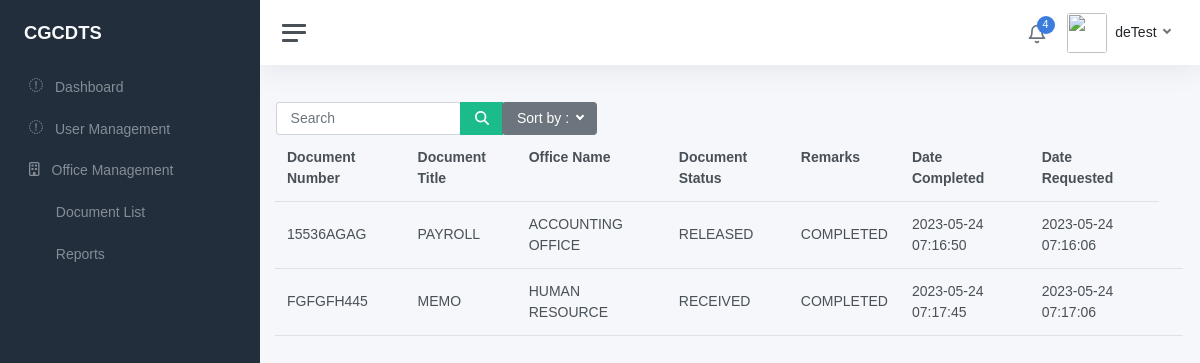
Screenshot of /superadmin/document_list.php (signed in) with the database file from the repository.
### tables this page shows
CREATE TABLE `document_list` (
  `id` int NOT NULL,
  `doc_num` varchar(15) NOT NULL,
  `doc_title` varchar(50) NOT NULL,
  `office_name` varchar(100) NOT NULL,
  `doc_status` varchar(15) NOT NULL,
  `remarks` varchar(150) NOT NULL,
  `date_completed` datetime NOT NULL,
  `date_requested` datetime NOT NULL
);

### includes/autoloader.inc.php (called while the page is built, shortened)
<?php
function autoLoader ($className){
    $path = "../classes/";
    $ext = ".php";
    $fullPath = $path . $className . $ext;
}
?>

### config/connection.php (called while the page is built, shortened)
<?php
include_once '../includes/autoloader.inc.php';
$db = new Connection();
$conn = $db->conn();
$documents = new Documents($conn);

### classes/Documents.php (called while the page is built, shortened)
<?php
class Documents
{
    private $conn;
    function __construct($conn)
    {
        $this->conn = $conn;
    }
    public function getDocuments()
    {
        try {
            $sql = "SELECT * FROM document_list";
            $result = $this->conn->query($sql);
            return $result->fetchAll(PDO::FETCH_ASSOC);
        } catch (PDOException $e) {
            echo $e->getMessage();
        }
    }
}

### superadmin/document_list.php (the view, shortened to what this page needs)
<?php
require_once '../includes/sidebar_header.php';
$allDocuments = $documents->getDocuments();
?>
<br>
<div class="ofc-card d-flex justify-content-start flex p-3 gap-3">
    <div class="input-group">
        <div class="form-outline">
            <input type="search" id="form1" class="form-control" placeholder="Search" />
        </div>
        <button type="button" class="btn btn-success">
            <i class="fas fa-search"></i>
        </button>
        <div class="d-flex justify-content-end flex gap-3">
            <button class="btn btn-secondary dropdown-toggle" type="button" id="dropdownMenuButton1"
                data-bs-toggle="dropdown" aria-expanded="false">
                Sort by :
            </button>
        </div>
        <br>
        <div class="ofc-item w-100">
            <table class="table table-hover">
                <th>Document Number</th>
                <th>Document Title</th>
                <th>Office Name</th>
                <th>Document Status</th>
                <th>Remarks</th>
                <th>Date Completed</th>
                <th>Date Requested</th>
                <tbody>
                    <?php foreach ($allDocuments as $docs): ?>
                        <tr>
                            <td>
                                <?php echo $docs['doc_num'] ?>
                            </td>
                            <td>
                                <?php echo $docs['doc_title'] ?>
                            </td>
                            <td>
                                <?php echo $docs['office_name'] ?>
                            </td>
                            <td>
                                <?php echo $docs['doc_status'] ?>
                            </td>
                            <td>
                                <?php echo $docs['remarks'] ?>
                            </td>
                            <td>
                                <?php echo $docs['date_completed'] ?>
                            </td>
                            <td>
                                <?php echo $docs['date_requested'] ?>
                            </td>
                            <td>
                            <?php endforeach; ?>
        </div>
    </div>
</div>
<?php require_once '../includes/sidebar_footer.php' ?>

### includes/sidebar_header.php (shortened to what this page needs)
<!DOCTYPE html>
<html lang="en">
<?php require_once '../config/connection.php';
?>
<head>
	<link rel="stylesheet" href="../css/all.min.css">
	<link rel="stylesheet" href="../css/cgcdts.css?v.1">
	<link href="https://cdn.jsdelivr.net/npm/bootstrap@5.0.2/dist/css/bootstrap.min.css" rel="stylesheet"
>
	<link href="../css/app.css" rel="stylesheet">
</head>
<body>
	<div class="wrapper">
		<nav id="sidebar" class="sidebar js-sidebar">
			<div class="sidebar-content js-simplebar">
				<a class="sidebar-brand" href="index.html">
					<span class="align-middle">CGCDTS</span>
				</a>
				<ul class="sidebar-nav">
					<li class="sidebar-item">
						<a class="sidebar-link" href="index.php">
							<i class="far fa-chart-pie-alt"></i><span class="align-middle">Dashboard</span>
						</a>
					</li>
					<li class="sidebar-item">
						<a class="sidebar-link" href="admin_user_management.php">
							<i class="far fa-users"></i><span class="align-middle">User Management</span>
						</a>
					</li>
					<li class="sidebar-item">
						<a class="sidebar-link" href="office_management.php">
							<i class="far fa-building"></i><span class="align-middle">Office Management</span>
						</a>
					</li>
					<li class="sidebar-item">
						<a class="sidebar-link" href="document_list.php">
							<i class="fal fa-file-alt"></i> <span class="align-middle">Document List</span>
						</a>
					</li>
					<li class="sidebar-item">
						<a class="sidebar-link" href="reports.php">
							<i class="fad fa-analytics"></i> <span class="align-middle">Reports</span>
						</a>
					</li>
				</ul>
			</div>
		</nav>
		<div class="main">
			<nav class="navbar navbar-expand navbar-light navbar-bg">
				<a class="sidebar-toggle js-sidebar-toggle">
					<i class="hamburger align-self-center"></i>
				</a>
				<div class="navbar-collapse collapse">
					<ul class="navbar-nav navbar-align">
						<li class="nav-item dropdown">
							<a class="nav-icon dropdown-toggle" href="#" id="alertsDropdown" data-bs-toggle="dropdown">
								<div class="position-relative">
									<i class="align-middle" data-feather="bell"></i>
									<span class="indicator">4</span>
								</div>
							</a>
						</li>
						<a class="nav-link dropdown-toggle d-none d-sm-inline-block" href="#" data-bs-toggle="dropdown">
							<img src="" class="avatar img-fluid rounded me-1" alt="" /> <span class="text-dark">
								<?php echo $_SESSION["username"]; ?>
							</span>
						</a>
					</ul>
				</div>
			</nav>

### includes/sidebar_footer.php (shortened to what this page needs)
		</div>
	</div>
</body>
</html>

### css/cgcdts.css (style rules this page uses)
body { font-family: "Roboto", sans-serif; }
.wrapper { width: 330px; font-family: 'Helvetica'; font-size: 14px; }

### rows the page displays
document_list: doc_num "15536AGAG", doc_title "PAYROLL", office_name "ACCOUNTING OFFICE", doc_status "RELEASED", remarks "COMPLETED", date_completed "2023-05-24 07:16:50", date_requested "2023-05-24 07:16:06"
document_list: doc_num "FGFGFH445", doc_title "MEMO", office_name "HUMAN RESOURCE", doc_status "RECEIVED", remarks "COMPLETED", date_completed "2023-05-24 07:17:45", date_requested "2023-05-24 07:17:06"

### other values shown
$_SESSION["username"] "deTest"
